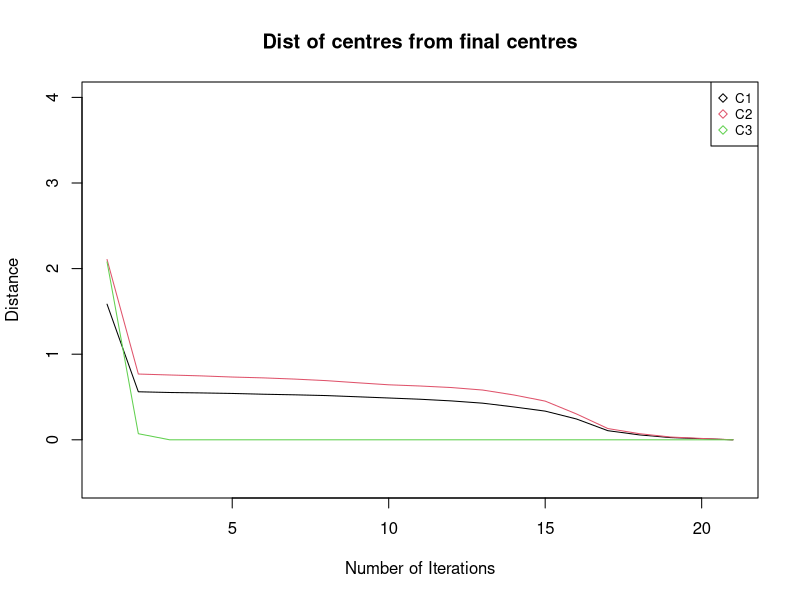
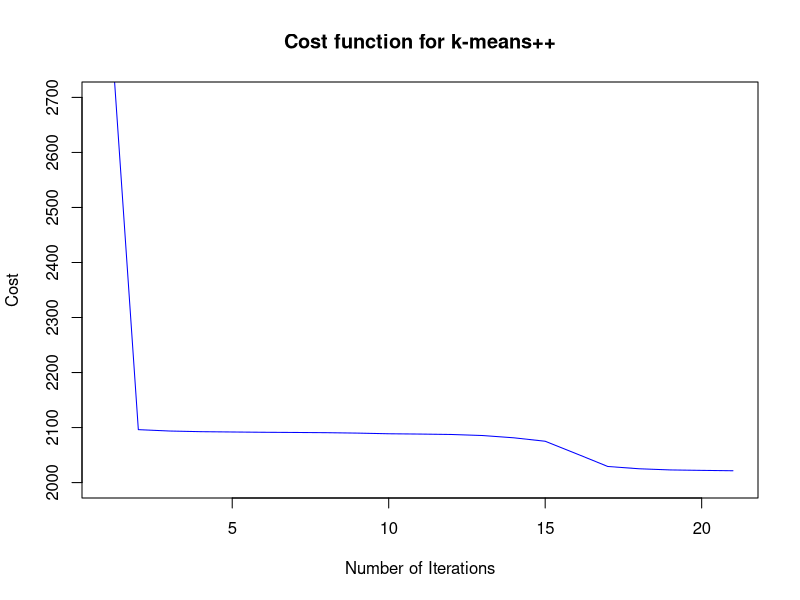
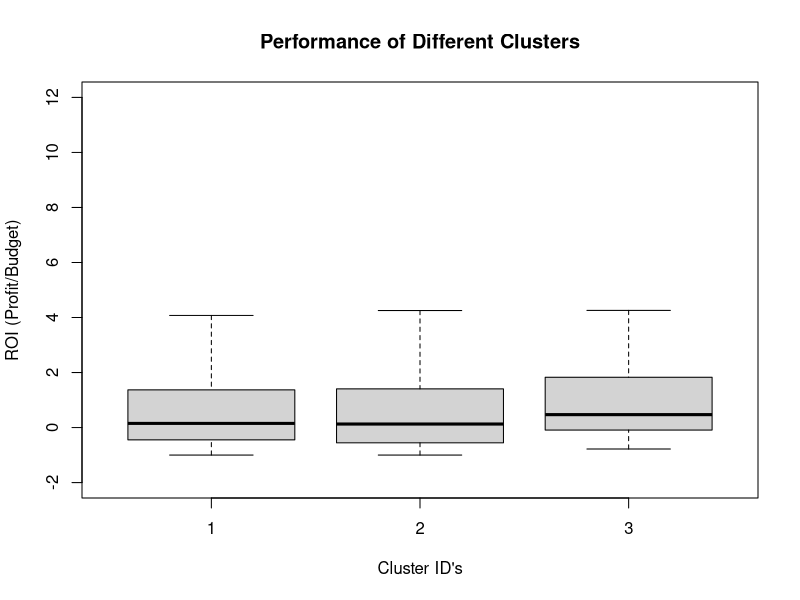
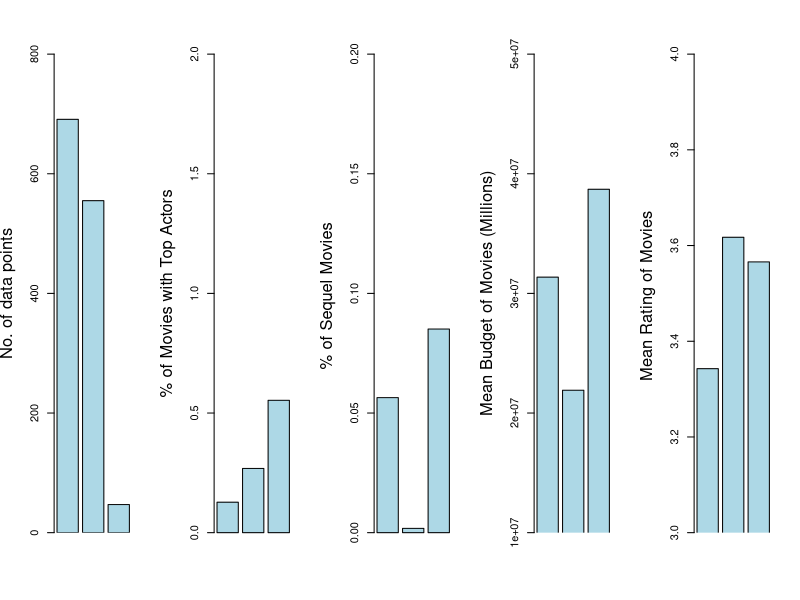

R code for these plots, in order:
#' K Means++ Algorithm for Movie Data using a subset of Covariates
#' to get optimal clustering

library(dplyr)
library(ggplot2)

D <- read.csv("Dataset_Revenue_v3.0.csv")
D1 <- subset(D,(!(is.na(Revenue))) & (!(is.na(Budget))) & Year > 1980) # Only considering movies after 1980

# Set of tunable paramters for the model
Dimension = 13
Num_Clust = 3
Num_Data_points = nrow(D1)

drops <- c("Revenue","MovieID","Movie",
           "MAge1","MAge7","FAge1","FAge7","MAge6",
           "FAge5","FAge6",
           "MAge2","MAge3", "MAge4", "MAge5", "FAge4","FAge2","FAge3") 

D2 <- D1[,!(names(D1) %in% drops)]  # Dropping the columns that will not be used in clustering or in the final analysis

#'Scaling is neccesary as different features have very different means and variances
Scaled_D <- scale(D2)   

#Initial_Center_using K means ++
Careful_Seeding <- function(){ 
    C <- matrix(NA,Num_Clust,Dimension)
    p=0
    while(p==0){
        t <- sample(1:Num_Data_points,1) #for 1st centre
        if (sum(is.na(Scaled_D[t,])) == 0){
            C[1,] <- Scaled_D[t,]      #Pick 1st Centre randomly
            p = 1
        }
    }
    for (i in 2:Num_Clust){
        Clusters <- Cluster(matrix(C[1:i-1,],ncol=Dimension)) # Find cluster that each point belongs to
        distance <- vector(length=Num_Data_points)
        for (j in 1:Num_Data_points){
            distance[j] <- Euc_Dist(Scaled_D[j,],C[Clusters[j],])^2
        }
        distance <- distance/(sum(distance)) # Normalizing the probabilities
        
        p=0
        while(p==0){
            t <- sample(1:Num_Data_points, size = 1, prob = distance) #for 1st centre
            if (sum(is.na(Scaled_D[t,])) == 0){
                C[i,] <- Scaled_D[t,]      #Next Centre
                p = 1
            }
                
        }
    }
    return(C)
}

# Euclidean Distance
Euc_Dist <- function(x1,x2){
    diff = sum(((x1-x2)^2),na.rm= TRUE)
    len = sqrt(length(na.omit(x1-x2)))
    return(sqrt(diff/len))
}


# Function to find the cluster for each data point
Cluster <- function(Centre){
    Clusters <- numeric(length = Num_Data_points)
    for (i in 1:Num_Data_points){
        d <- vector(length=nrow(Centre))
        for (m in 1:nrow(Centre)) {
            d[m] <- Euc_Dist(Scaled_D[i,],Centre[m,]) 
        }
        Clusters[i] <- which.min(d)
    }
    return (Clusters)
}

# Function to update Centres
Update_Centres <- function(Current_Center){
    # Using the Cluster function to calculate the closest center for each point in D
    Clusters <- Cluster(Current_Center)
    C <- matrix(NA,Num_Clust,Dimension)
    
    for (i in 1:Num_Clust){
        indices <- which(Clusters==i)
        for (j in 1:Dimension){
            C[i,j] <- mean(Scaled_D[indices,j],na.rm = TRUE)
            #C[i,2] <- mean(D[indices,2])
        }
    }
    return (C)
}

#Function to calculate the cost 
Cost_function <- function(centre){
    Clusters <- Cluster(centre)
    cost = 0
    for ( i in 1:Num_Data_points){
        cost =cost+Euc_Dist(Scaled_D[i,],centre[Clusters[i],])
    }
    return (cost)
}

# Lloyds function
Centres <- list() # storing centres for all iterations
Centres[[1]] <- Careful_Seeding() # Will change depending on whether we use kmeans or kmeans++
iterations = 0
repeat{
    iterations= iterations+1
    Centres[[iterations+1]] <- Update_Centres(Centres[[iterations]])
    if(sum(Centres[[iterations+1]] == Centres[[iterations]]) == (Num_Clust*Dimension)){
        break
    }
}

#Distance of centres at each iteration from final centres and the cost function
Cent_Dist <- matrix(NA,iterations,Num_Clust)
Cost <- vector(length=iterations)
for (i in 1:iterations){
    for (j in 1:Num_Clust){
        Cent_Dist[i,j] <- Euc_Dist(Centres[[i]][j,],Centres[[iterations+1]][j,])
    }
    Cost[i] = Cost_function(Centres[[i]])
}

#Plotting
par(mfrow=c(1,1))
matplot(1:iterations,Cent_Dist,type='l',lty=1,
        xlab="Number of Iterations",ylab="Distance",
        main="Dist of centres from final centres",col=1:Num_Clust,ylim=c(-0.5,4))
legend("topright", c("C1", "C2","C3"),pch = 5, col = 1:Num_Clust,cex=0.8)
plot(Cost,xlab="Number of Iterations",ylab="Cost",main="Cost function for k-means++",ylim=c(2000,2700),type='l',col='blue')

#Saving Final Centres and Cluster ID's for each point
Final_Centres = Centres[[iterations+1]]
Final_ClusterID = Cluster(Final_Centres)
Returns <- (D1$Revenue - D1$Budget)/D1$Budget
df <- data.frame( Returns = Returns, ClusterID= as.factor(Final_ClusterID))

#Plotting Box Plots for returns for movies (grouped by clusters)
Sum1 <- (summarise(group_by(df, ClusterID), N=n()))
par(mfrow=c(1,1))
boxplot(Returns~ClusterID,data=df, main="Performance of Different Clusters", 
        xlab="Cluster ID's", ylab="ROI (Profit/Budget)",outline=FALSE,ylim=c(-2,12))

# Summaries for each group
df1 <- D1
df1$ClusterID = df$ClusterID

Sum2 <- summarise(group_by(df1,ClusterID),N=n(),Perc_Actors = mean(Top.30.Actors),
                  Perc_Actress = mean(Top.30.Actresses), Perc_Directors = mean(Top.30.Directors),
                  Perc_Prod = mean(Major.Production.House),
                  Perc_Sequel = mean(Sequel),
                  Mean_Budget = mean(Budget),
                  Ratings = mean(MAge1+MAge2+ MAge3+ MAge4 + MAge5+ MAge6+MAge7+FAge1+
                                 FAge2 +FAge3+ FAge4+FAge5+FAge6+FAge7,na.rm = TRUE)/14,
                  Avg_Year = mean(Year))

par(mfrow=c(1,5))
barplot(Sum2$N, horiz=FALSE,ylab="No. of data points",ylim=c(0,800),xpd=FALSE,cex.lab=1.5,col='lightblue')
barplot(as.vector(Sum2$Perc_Actors), horiz=FALSE,ylim=c(0,2),ylab="% of Movies with Top Actors",cex.lab=1.5,col='lightblue')
barplot(as.vector(Sum2$Perc_Sequel), horiz=FALSE,ylim=c(0,.20),ylab="% of Sequel Movies ",cex.lab=1.5,col='lightblue')
barplot(as.vector(Sum2$Mean_Budget), horiz=FALSE,ylab="Mean Budget of Movies (Millions)",ylim=c(10000000,50000000),xpd=FALSE,cex.lab=1.5,col='lightblue')
barplot(as.vector(Sum2$Ratings),ylim=c(3,4),horiz=FALSE,ylab="Mean Rating of Movies ",xpd=FALSE,cex.lab=1.5,col='lightblue')
